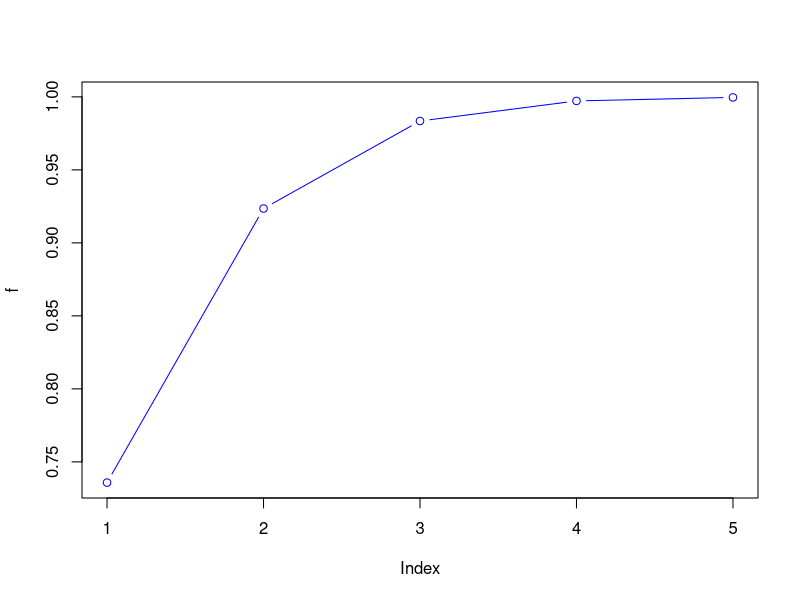
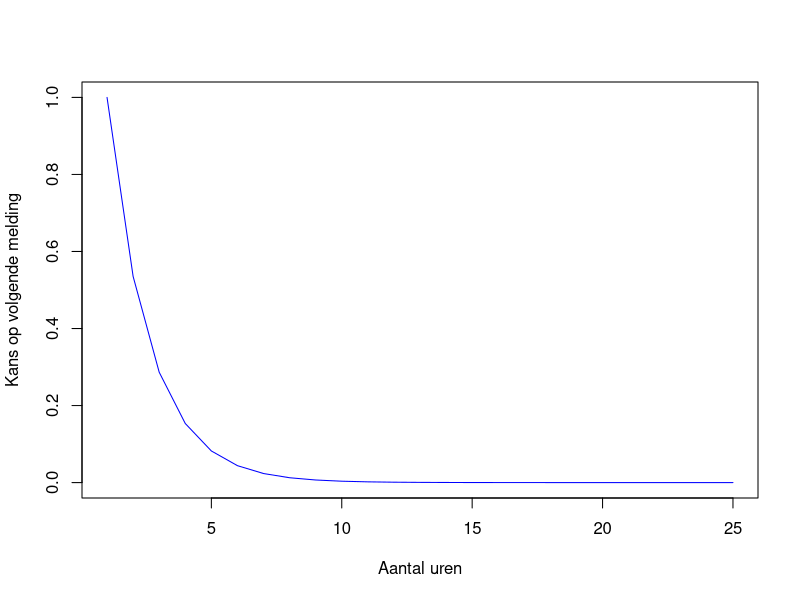

The R script that drew these images, in order:
## ---- chunk 1
dbinom(0, 25, 4/100)

pbinom(5, 25, 4/100) - pbinom(0, 25, 4/100)

f = pbinom(1:5, 25, 4/100)

plot( f, type = "b", col ="blue")
## ---- chunk 2
dbinom(0, 100, 14/1000)

pbinom(5, 100, 14/1000)

1 - pbinom(42, 100, 42/100)
## ---- chunk 3
dbinom(0, 23, 4/100)

qbinom(4/100, 23, 50/100, lower.tail = F)
## ---- chunk 4
dpois(0, 8 * 15/24)

pexp(6, 15/24) - pexp(3, 15/24)

plot(pexp(0:24, 15/24, lower.tail = F), type = "l", col="blue", xlab = "Aantal uren", ylab = "Kans op volgende melding")
